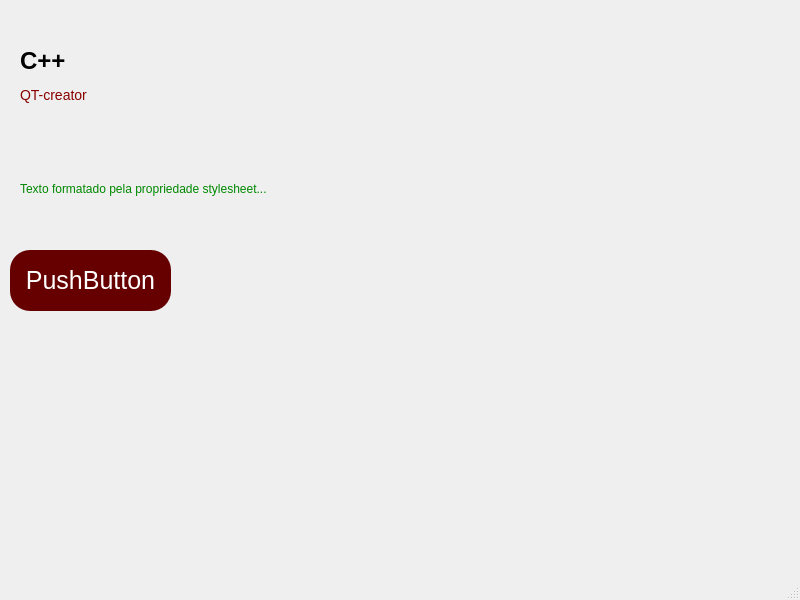
<?xml version="1.0" encoding="UTF-8"?>
<ui version="4.0">
 <class>MainWindow</class>
 <widget class="QMainWindow" name="MainWindow">
  <property name="geometry">
   <rect>
    <x>0</x>
    <y>0</y>
    <width>800</width>
    <height>600</height>
   </rect>
  </property>
  <property name="windowTitle">
   <string>MainWindow</string>
  </property>
  <widget class="QWidget" name="centralwidget">
   <widget class="QLabel" name="label">
    <property name="geometry">
     <rect>
      <x>20</x>
      <y>30</y>
      <width>471</width>
      <height>91</height>
     </rect>
    </property>
    <property name="text">
     <string>&lt;div&gt;&lt;h1&gt;C++&lt;/h1&gt;&lt;/div&gt;
&lt;div style=&quot;color:#800;font-size:14px&quot;&gt;&lt;p&gt;QT-creator&lt;/p&gt;&lt;/div&gt;</string>
    </property>
   </widget>
   <widget class="QPushButton" name="pushButton">
    <property name="geometry">
     <rect>
      <x>10</x>
      <y>250</y>
      <width>161</width>
      <height>61</height>
     </rect>
    </property>
    <property name="styleSheet">
     <string notr="true">color:#fff;
background-color:#600;
border-radius:20px;
font-size:25px;</string>
    </property>
    <property name="text">
     <string>PushButton</string>
    </property>
   </widget>
   <widget class="QLabel" name="label_2">
    <property name="geometry">
     <rect>
      <x>20</x>
      <y>180</y>
      <width>281</width>
      <height>17</height>
     </rect>
    </property>
    <property name="styleSheet">
     <string notr="true">text-align:center;
color:#080;
font-size:15;</string>
    </property>
    <property name="text">
     <string>Texto formatado pela propriedade stylesheet...</string>
    </property>
   </widget>
  </widget>
  <widget class="QMenuBar" name="menubar">
   <property name="geometry">
    <rect>
     <x>0</x>
     <y>0</y>
     <width>800</width>
     <height>22</height>
    </rect>
   </property>
  </widget>
  <widget class="QStatusBar" name="statusbar"/>
 </widget>
 <resources/>
 <connections/>
</ui>
